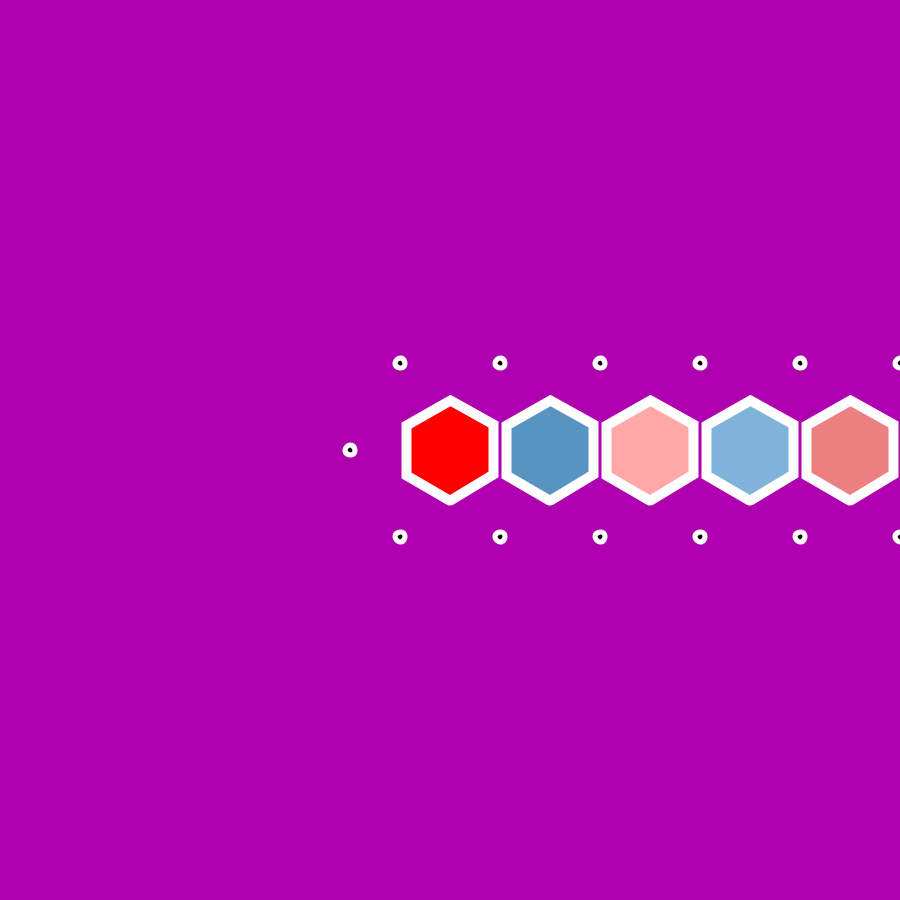
Frame 1 (no input)
Frame 2 (the mouse pressed at the canvas centre, redrawn once): identical to frame 1, image omitted

The Processing sketch that drew this single still picture (run headless with seeded random() and noise(); the mouse was pressed at the canvas centre and the sketch redrawn once):

// Processing sketch: main
// ── main.pde
final int sides = 6;
final float r = 50;
final float alpha = radians((360)/sides);

color [] rgb = {#B2D4EF, #80B3DA, #5894C2, #3977A7, #206396, #FF0000, #EC8080, #FFA8A8} ;

ArrayList<Hexagon> hList;

void setup() {
  size(900, 900);
  stroke(255);
  strokeWeight(10);
  fill(0);

  hList = new ArrayList<Hexagon>();

  Hexagon h = new Hexagon(width/2, height/2);
  hList.add(h);
  hList.addAll(h.expandNeighbours());
}

void draw() {    
  background(175, 0, 175);

  for (Hexagon h : hList) {
    h.render();
    h.showNeighbours();
  }

  println(hList.size());
  noLoop();
}
// ── Hexagon.pde
class Hexagon {
  PVector l;
  PShape s;
  boolean [] neighbours;
  //  Hexagon [] myNeighbours;
  ArrayList<Hexagon> myNeighbours;

  Hexagon(float x, float y) {
    this.l = new PVector(x, y);
    this.s = createShape();

    this.s.beginShape();
    this.s.fill(rgb[int(random(rgb.length))]);

    for (float a = PI/2; a <= PI/2 + TWO_PI; a += alpha) {
      float px = cos(a) * (r);
      float py = sin(a) * (r);
      this.s.vertex(px, py);
    }

    this.s.endShape();

    this.neighbours = new boolean [sides];

    for (boolean n : this.neighbours) {
      n = false;
    }

    this.myNeighbours = new ArrayList<Hexagon>();
    //    this.myNeighbours = new Hexagon[6];
  }

  void setNeighbour(int i) {
    this.neighbours[i] = true;
  }

  ArrayList<Hexagon> expandNeighbours() {

    ArrayList<Hexagon> newNeighbours = new ArrayList<Hexagon>();

    int side = 0;
    float a = 0;
    float x = this.l.x + cos(a) * r * 2 ;
    float y = this.l.y + sin(a) * r * 2 ;


    if ( (x > 0 && x < width) && (y > 0 && y < height)) {

      Hexagon h = new Hexagon(x, y);

      h.setNeighbour(((side+3)-1)%sides);
      h.setNeighbour(((side+3)+0)%sides);      
      h.setNeighbour(((side+3)+1)%sides);      

      newNeighbours.add(h);
      newNeighbours.addAll(h.expandNeighbours());

      println(a, "x:", x, "y:", y, newNeighbours.size());

      this.setNeighbour(side);
      this.myNeighbours.add(h);
    }

    return newNeighbours;
  }

  void showNeighbours() {
    int i = 0;
    for (float a = 0; (round( a * 100000.0f ) / 100000.0f) <= TWO_PI; a += alpha, i++) {
      float x = this.l.x + cos(a) * r * 2 ;
      float y = this.l.y + sin(a) * r * 2 ;
      if (this.neighbours[i] == false) {
        ellipse(x, y, 5, 5);
        //text(i, x, y+4);
        //text((i+3)%6, x+10, y+4);
        //text(((i+3)+1)%6, x+10, y-12);
        //text(((i+3)-1)%6, x+10, y+16);
      }
      //shape(this.s, nx, ny);
    }
  }

  void render() {
    shape(this.s, this.l.x, this.l.y);

    for (boolean n : this.neighbours) {
      print(n, "\t");
    }
    println();
    //println(this.myNeighbours);
  }
}
